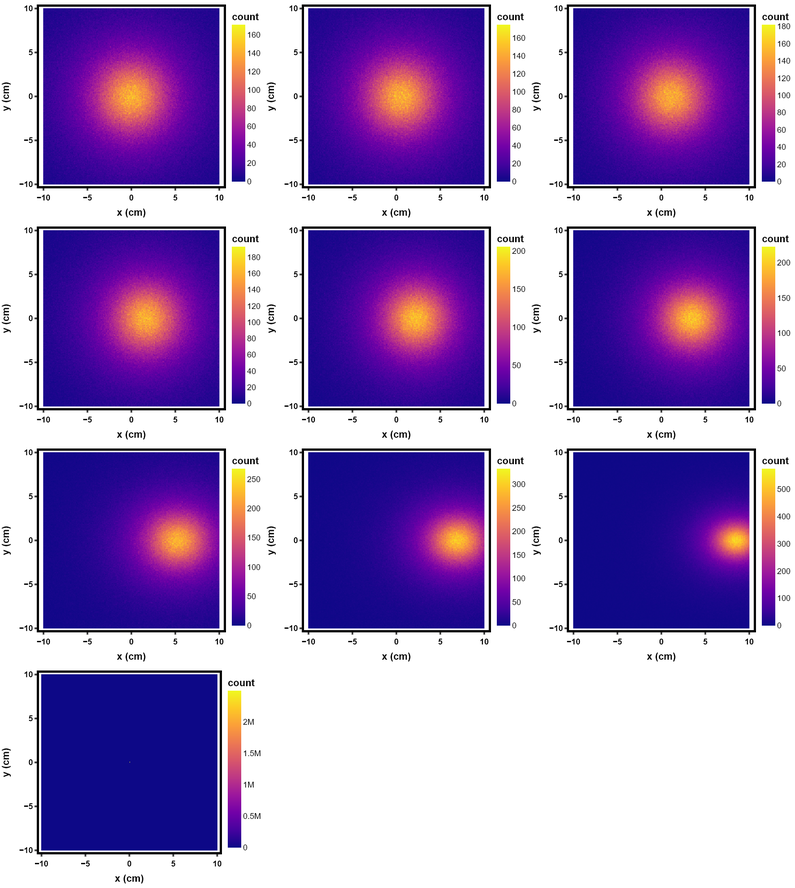
#> input picture examples/cosine/grid.png, 795 x 888 px, shrunk from 1773 x 1980 before the run; its folder holds only this picture in this run
$ python -i fig_to_grid.py   (imports and definitions only)
#> lines starting #> are read from the running program, lines starting #| are printed output that depends on the picture
#> further down, picture is the input picture: PIL image 795x888 RGB; mean R, G, B 163.1, 135.7, 194.2
"""
pip install numpy plotly, Pillow, kaleido==0.1.0post1

"""

import copy
import os
import pathlib

import numpy as np
import plotly.graph_objs as go
import PIL.Image
import PIL.ImageOps


# [58 lines left out: functions figs_to_grid_png, create_png_grid, not called in this run]


def crop_off_white(img: PIL.Image.Image, padding: np.ndarray = np.array([-10, -10, 10, 10], dtype="float64"),
                   return_crop_box: bool = False) -> PIL.Image.Image | tuple[PIL.Image.Image, np.ndarray]:
    """
    Removes white boarder around images.

    Parameters
    ----------
    img: PIL.Image
        image to be cropped
    padding: np.array
        padding left on image
    return_crop_box: bool
        return crop box

    Returns
    -------

    """
#> called with padding = array of shape (4,), return_crop_box = False
    # crop white
    invert_im = img.convert("RGB")  # remove alpha channel
    invert_im = PIL.ImageOps.invert(invert_im)  # invert image (so that white is 0)
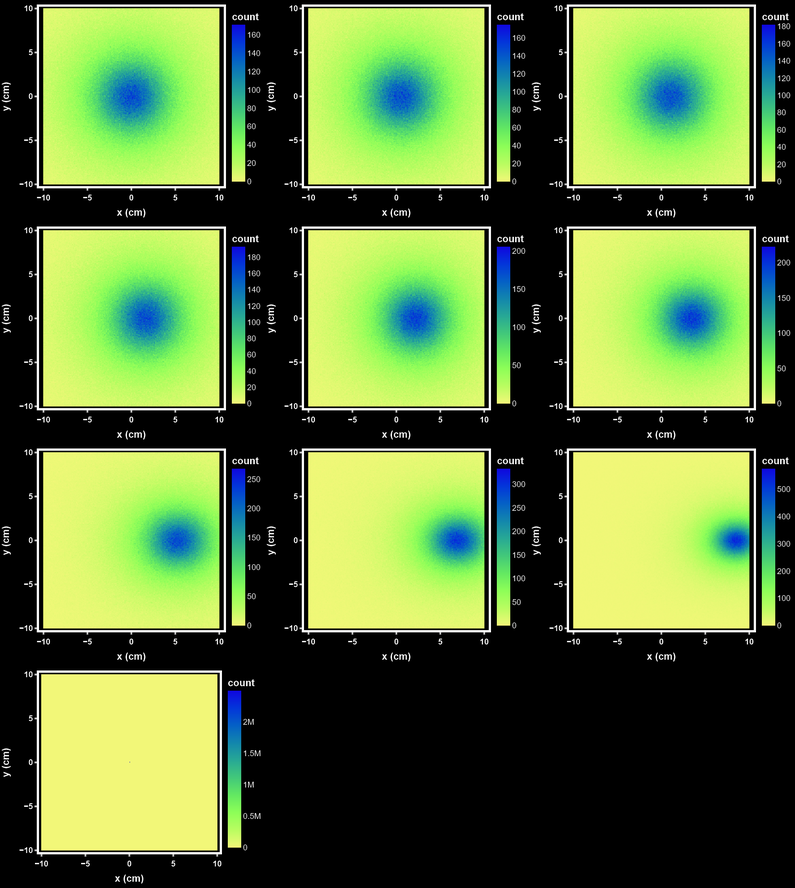
#> invert_im: PIL image 795x888 RGB; mean R, G, B 91.9, 119.3, 60.8
    imageBox = invert_im.getbbox()
#> imageBox = (0, 2, 793, 886)
    imageBox = np.array(np.array(imageBox) + padding)
#> imageBox = [-10, -8, 803, 896]

    # make sure crop doesn't go outside img limits
    imageBox[0] = np.max([0, imageBox[0]])
    imageBox[1] = np.max([0, imageBox[1]])
    imageBox[2] = np.min([img.width, imageBox[2]])
    imageBox[3] = np.min([img.height, imageBox[3]])

    if return_crop_box:
        return img.crop(imageBox), imageBox
    return img.crop(imageBox)


def make_new_folder(folder: str):
    if not os.path.exists(folder):
        os.makedirs(folder)


# [9 lines left out: function delete_files_and_folder, not called in this run]

>>> from PIL import Image
>>> picture = Image.open('cosine/grid.png')
>>> result = crop_off_white(picture)
